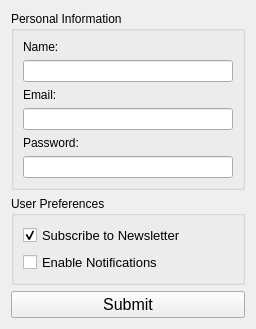
<?xml version="1.0" encoding="UTF-8"?>
<ui version="4.0">
 <class>Form</class>
 <widget class="QWidget" name="Form">
  <property name="geometry">
   <rect>
    <x>0</x>
    <y>0</y>
    <width>256</width>
    <height>304</height>
   </rect>
  </property>
  <property name="windowTitle">
   <string>User Registration Form</string>
  </property>
  <layout class="QVBoxLayout" name="verticalLayout_3">
   <item>
    <layout class="QVBoxLayout" name="verticalLayout">
     <item>
      <layout class="QVBoxLayout" name="verticalLayout_2">
       <item>
        <widget class="QGroupBox" name="personal_info_grp">
         <property name="title">
          <string>Personal Information</string>
         </property>
         <layout class="QVBoxLayout" name="verticalLayout_4">
          <item>
           <widget class="QLabel" name="label">
            <property name="text">
             <string>Name:</string>
            </property>
           </widget>
          </item>
          <item>
           <widget class="QLineEdit" name="lineEdit_name"/>
          </item>
          <item>
           <widget class="QLabel" name="label_2">
            <property name="text">
             <string>Email:</string>
            </property>
           </widget>
          </item>
          <item>
           <widget class="QLineEdit" name="lineEdit_email"/>
          </item>
          <item>
           <widget class="QLabel" name="label_3">
            <property name="text">
             <string>Password:</string>
            </property>
           </widget>
          </item>
          <item>
           <widget class="QLineEdit" name="lineEdit_password">
            <property name="inputMask">
             <string/>
            </property>
            <property name="echoMode">
             <enum>QLineEdit::Password</enum>
            </property>
           </widget>
          </item>
         </layout>
        </widget>
       </item>
       <item>
        <widget class="QGroupBox" name="user_pref_grp">
         <property name="title">
          <string>User Preferences</string>
         </property>
         <layout class="QVBoxLayout" name="verticalLayout_6">
          <item>
           <layout class="QVBoxLayout" name="verticalLayout_5">
            <item>
             <widget class="QCheckBox" name="checkBox_newsletter">
              <property name="enabled">
               <bool>true</bool>
              </property>
              <property name="font">
               <font>
                <pointsize>10</pointsize>
               </font>
              </property>
              <property name="tabletTracking">
               <bool>false</bool>
              </property>
              <property name="text">
               <string>Subscribe to Newsletter</string>
              </property>
              <property name="iconSize">
               <size>
                <width>50</width>
                <height>50</height>
               </size>
              </property>
              <property name="checked">
               <bool>true</bool>
              </property>
             </widget>
            </item>
            <item>
             <widget class="QCheckBox" name="checkBox_notifications">
              <property name="font">
               <font>
                <pointsize>10</pointsize>
               </font>
              </property>
              <property name="text">
               <string>Enable Notifications</string>
              </property>
              <property name="checked">
               <bool>false</bool>
              </property>
             </widget>
            </item>
           </layout>
          </item>
         </layout>
        </widget>
       </item>
       <item>
        <widget class="QPushButton" name="button_submit">
         <property name="font">
          <font>
           <pointsize>12</pointsize>
           <weight>50</weight>
           <bold>false</bold>
           <stylestrategy>PreferDefault</stylestrategy>
          </font>
         </property>
         <property name="text">
          <string>Submit</string>
         </property>
         <property name="autoDefault">
          <bool>false</bool>
         </property>
        </widget>
       </item>
      </layout>
     </item>
    </layout>
   </item>
  </layout>
 </widget>
 <resources/>
 <connections/>
</ui>
